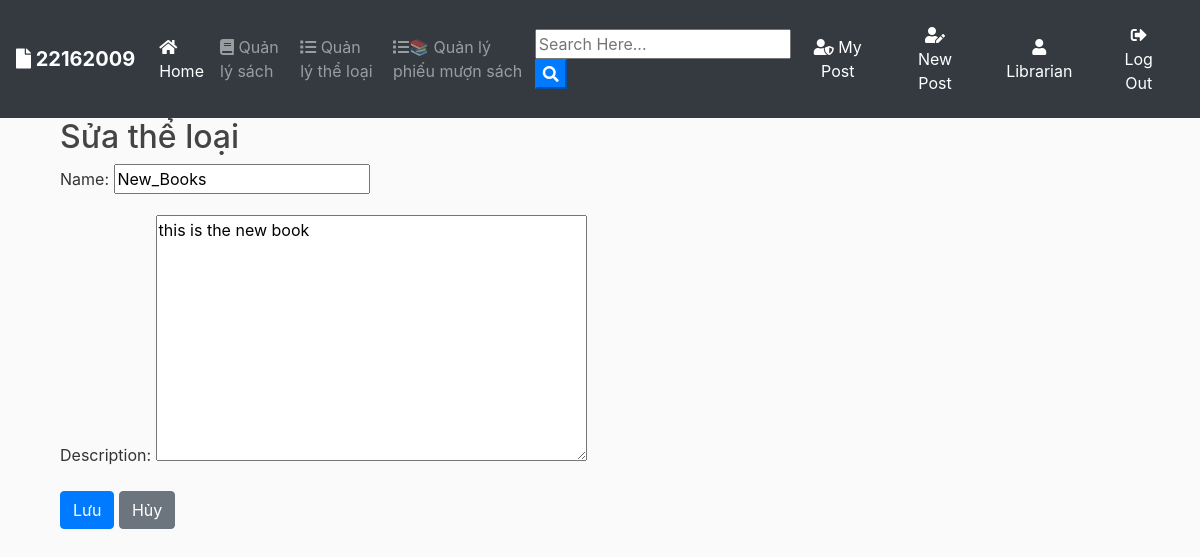
Screenshot of /book/categories/edit/1/ (signed in) with the database file from the repository.
### users/models.py (models this page shows, shortened)
class CustomUser(AbstractUser):
    role = models.ForeignKey(Role, on_delete=models.SET_NULL, null=True)
    def __str__(self):
        return self.username
    def default_role():
        return Role.objects.get_or_create(name='Normal')[0]
    """ Mô hình người dùng tùy chỉnh """
    email = models.EmailField(unique=True)
    phone_number = models.CharField(max_length=15, unique=True, null=True, blank=True)  # Cho phép trống
    objects = CustomUserManager()  # Sử dụng CustomUserManager
    role = models.ForeignKey(Role, on_delete=models.SET_NULL, null=True, blank=True, default=default_role)

### books/models.py (models this page shows, shortened)
class Category(models.Model):
    name = models.CharField(max_length=100)
    description = models.TextField(blank=True)

### books/views.py (the view)
# urls.py: path('categories/edit/<int:pk>/', views.category_edit, name='category_edit'),
@user_passes_test(is_librarian)
def category_edit(request, pk):
    category = get_object_or_404(Category, pk=pk)
    if request.method == 'POST':
        form = CategoryForm(request.POST, instance=category)
        if form.is_valid():
            form.save()
            return redirect('category_list')
    else:
        form = CategoryForm(instance=category)
    return render(request, 'books/category_form.html', {'form': form})

### books/forms.py
class CategoryForm(forms.ModelForm):
    class Meta:
        model = Category
        fields = '__all__'

### books/views.py (called while the page is built)
def is_librarian(user):
    return hasattr(user, 'role') and user.role.name == 'Librarian'

### books/templates/books/category_form.html (shortened to what this page needs)
{% extends "blog/base.html" %}
{% block content %}
  <div class="container">
    <h2>{% if form.instance.pk %}Sửa thể loại{% else %}Thêm thể loại{% endif %}</h2>
    <form method="post">
      {{ form.as_p }}
      <button type="submit" class="btn btn-primary">Lưu</button>
      <a href="{% url 'category_list' %}" class="btn btn-secondary">Hủy</a>
    </form>
  </div>
{% endblock %}

### blog/templates/blog/base.html (shortened to what this page needs)
{% load static %}
<!doctype html>
<html lang="en">
  <head>
    <link rel="stylesheet" href="https://stackpath.bootstrapcdn.com/bootstrap/4.3.1/css/bootstrap.min.css">
    <link rel="stylesheet" href="https://use.fontawesome.com/releases/v5.8.1/css/all.css" >
    <link rel="stylesheet" href="{% static 'blog/test.css' %}">
</head>
  <body>
        <nav class="navbar navbar-expand-lg navbar-dark bg-dark">
                <a class="navbar-brand font-weight-bold" href="{% url 'blog-home' %}"><i class="fas fa-file"></i> 22162009</a>
                <div class="collapse navbar-collapse" id="navbarSupportedContent">
                  <ul class="navbar-nav mr-auto">
                    <li class="nav-item active">
                      <a class="nav-link" href="{% url 'blog-home' %}"><i class="fas fa-home"></i> Home <span class="sr-only">(current)</span></a>
                    </li>
                  </ul>
                  <ul class="navbar-nav mr-auto">
                    {% if user.is_authenticated and user.role.name == "Librarian" %}
                      <li class="nav-item">
                        <a class="nav-link" href="{% url 'book_list' %}"><i class="fas fa-book"></i> Quản lý sách</a>
                      </li>
                      <li class="nav-item">
                        <a class="nav-link" href="{% url 'category_list' %}"><i class="fas fa-list"></i> Quản lý thể loại</a>
                      </li>
                    {% endif %}
                    {% if user.is_authenticated and user.role.name in 'Staff,Teacher,Librarian' %}
                      <li class="nav-item"><a class="nav-link" href="{% url 'borrow_slip_list' %}"><i class="fas fa-list"></i>📚 Quản lý phiếu mượn sách</a></li>
                    {% endif %}
                  </ul>
                  <form id="searchform" action="{% url 'search' %}" method="get">
                    <input type="text" name="q" type="text" value="{{ request.GET.q }}" placeholder="Search Here..." />
                    <button type="button" onclick="searchform.submit()" class=" text-white my-color btn-primary"><i class="fa fa-search"></i></button>
                  </form>
                    {% if user.is_authenticated %}
                    <a href="{% url 'user-posts' user %}" class="btn text-white m-2"><i class="fas fa-user-shield"></i> My Post</a>
                    <a href="{% url 'post-create' %} " class="btn text-white m-2"><i class="fas fa-user-edit"></i> New Post</a>
                    <a href="{% url 'profile' %} " class="btn text-white m-2"><i class="fas fa-user"></i> {{ user.username }}</a>
                    <a href="{% url 'login' %} " class="btn text-white m-2"><i class="fas fa-sign-out-alt"></i> Log Out</a>
                    {% else %}
                    <a href="{% url 'login' %} " class="btn text-white m-2"><i class="fas fa-user-tie"></i> Log In</a>
                    <a href="{% url 'register' %} " class="btn text-white m-2"> <i class="fas fa-sign-in-alt"></i> Sign Up</a>
                    {% endif %}
                </div>
              </nav>
      <div class="container my-bg">
    {% block content %}
    {% endblock  %}
</div>
  </body>
</html>

### blog/static/blog/test.css (style rules this page uses)
body { background: #fafafa; color: #333333; margin-top: 0; }
h1, h2, h3, h4, h5, h6 { color: #444444; }
ul { margin: 0; }

### rows the page displays
CustomUser: username "Librarian"
Category: name "New_Books", description "this is the new book"
